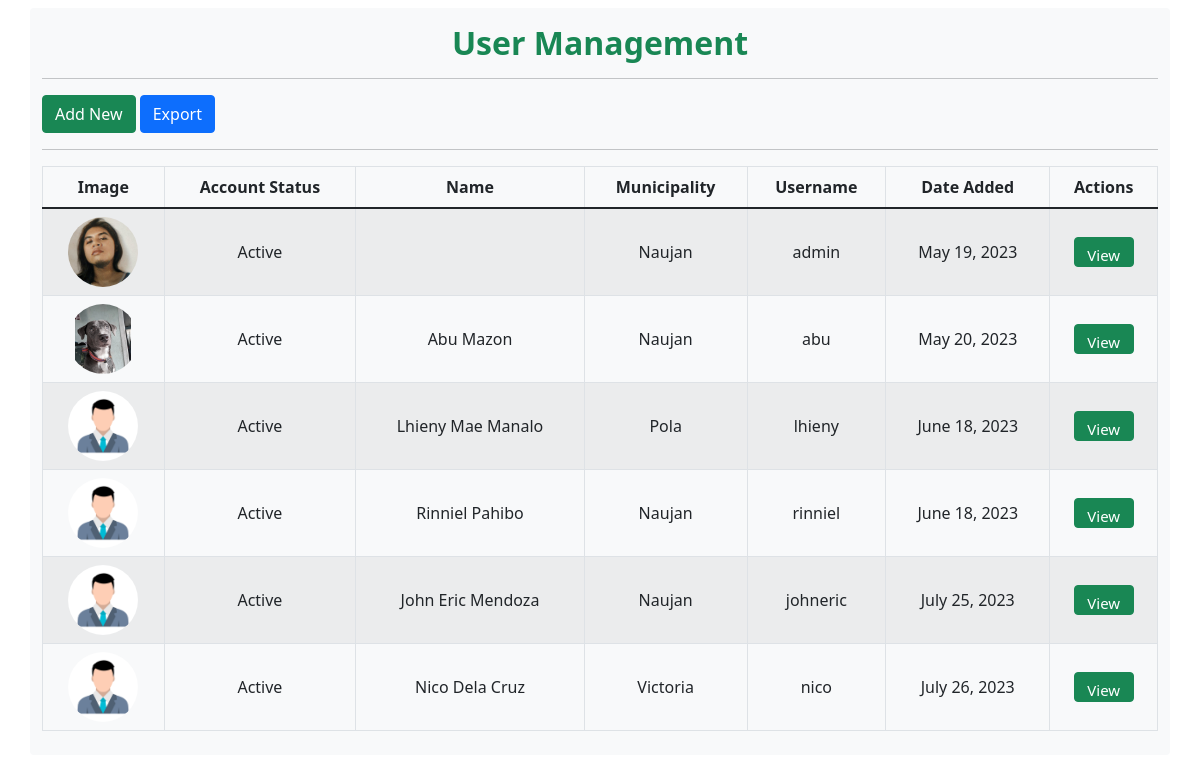
The page /admin/um.php on the database its author committed.
### tables this page shows
CREATE TABLE `users` (
  `id` int(10) NOT NULL,
  `role` varchar(50) NOT NULL DEFAULT 'user',
  `account_status` varchar(50) NOT NULL DEFAULT 'Pending',
  `lname` varchar(255) NOT NULL,
  `fname` varchar(255) NOT NULL,
  `mname` varchar(255) NOT NULL,
  `dob` date NOT NULL,
  `age` varchar(50) NOT NULL,
  `gender` varchar(50) NOT NULL,
  `municipality` varchar(255) NOT NULL,
  `sitio` varchar(255) NOT NULL,
  `barangay` varchar(255) NOT NULL,
  `status` varchar(255) NOT NULL,
  `religion` varchar(255) NOT NULL,
  `citizenship` varchar(255) NOT NULL,
  `contact_num` text NOT NULL,
  `email` varchar(255) NOT NULL,
  `username` varchar(255) NOT NULL,
  `password` varchar(255) NOT NULL,
  `image` varchar(255) NOT NULL,
  `date_added` timestamp NOT NULL DEFAULT current_timestamp()
);

### admin/um.php (the view, shortened to what this page needs)
<!DOCTYPE html>
<html lang="en">
<head>
    <link href="https://cdnjs.cloudflare.com/ajax/libs/twitter-bootstrap/5.1.3/css/bootstrap.min.css" rel="stylesheet" />
    <link href="https://cdn.datatables.net/v/bs5/jq-3.6.0/dt-1.13.3/datatables.min.css" rel="stylesheet" />
</head>
<body>
    <div class="container">
        <div class="row justify-content-center">
            <div class="col-lg bg-light rounded my-2 py-2">
                <h2 class="text-center text-success pt-2"><b>User Management</b></h2>
                <hr>
                <a href="../modal/add-user.php"><button type="button" class="btn btn-success">Add New</button></a>
                <a class="btn btn-primary" href="../modal/excel-um.php">Export</a>
                <hr>
                <table class="table table-bordered table-striped table-hover">
                    <thead>
                        <tr class="text-center">
                            <th>
                                <center>Image</center>
                            </th>
                            <th>
                                <center>Account Status</center>
                            </th>
                            <th>
                                <center>Name</center>
                            </th>
                            <th>
                                <center>Municipality</center>
                            </th>
                            <th>
                                <center>Username</center>
                            </th>
                            <th>
                                <center>Date Added</center>
                            </th>
                            <th>
                                <center>Actions</center>
                            </th>
                        </tr>
                    </thead>
                    <tbody>
                        <?php
                        $database = new Connection();
                        $db = $database->open();
                        try {
                            $sql = 'SELECT * FROM users';
                            foreach ($db->query($sql) as $row) {
                        ?>
                                <?php
                                $date = date('F j, Y', strtotime($row['date_added']));
                                ?>
                                <tr>
                                    <td>
                                        <center>
                                            <div class="img_cropper"><img src="../uploaded_img/<?= $row['image'] ?>" alt="" class="image"></div>
                                        </center>
                                    </td>
                                    <td>
                                        <center><?= $row['account_status'] ?></center>
                                    </td>
                                    <td>
                                        <center><?= $row['fname'] ?> <?= $row['lname'] ?></center>
                                    </td>
                                    <td>
                                        <center><?= $row['municipality'] ?></center>
                                    </td>
                                    <td>
                                        <center><?= $row['username'] ?></center>
                                    </td>
                                    <td>
                                        <center><?= $date ?></center>
                                    </td>
                                    <td>
                                        <span><a href="#edit_<?php echo $row['id']; ?>" class="text-decoration-none text-success" data-bs-toggle="modal">
                                                <center><button class="btn btn-success btn-action">View</button></center>
                                            </a></span>
                                    </td>
                                </tr>
                        <?php
                            }
                        } catch (PDOException $e) {
                            echo "There is some problem in connection: " . $e->getMessage();
                        }
                        ?>
                    </tbody>
                </table>
            </div>
        </div>
    </div>
</body>
</html>

### admin/um.php (style rules this page uses)
table { border: 1px solid; }
td { vertical-align: middle; }
.image { display: inline; margin: 0 auto; height: 100%; width: auto; }
.img_cropper { width: 70px; height: 70px; position: relative; overflow: hidden; border-radius: 50%; }
.btn-action { height: 30px; width: 60px; font-size: 15px; text-align: center; }

### rows shown on the page
users: image (picture), account_status "Active", municipality "Naujan", username "admin", date_added "May 19, 2023"
users: image (picture), account_status "Active", fname "Abu", lname "Mazon", municipality "Naujan", username "abu", date_added "May 20, 2023"
users: image (picture), account_status "Active", fname "Lhieny Mae", lname "Manalo", municipality "Pola", username "lhieny", date_added "June 18, 2023"
users: image (picture), account_status "Active", fname "Rinniel", lname "Pahibo", municipality "Naujan", username "rinniel", date_added "June 18, 2023"
users: image (picture), account_status "Active", fname "John Eric", lname "Mendoza", municipality "Naujan", username "johneric", date_added "July 25, 2023"
users: image (picture), account_status "Active", fname "Nico", lname "Dela Cruz", municipality "Victoria", username "nico", date_added "July 26, 2023"
